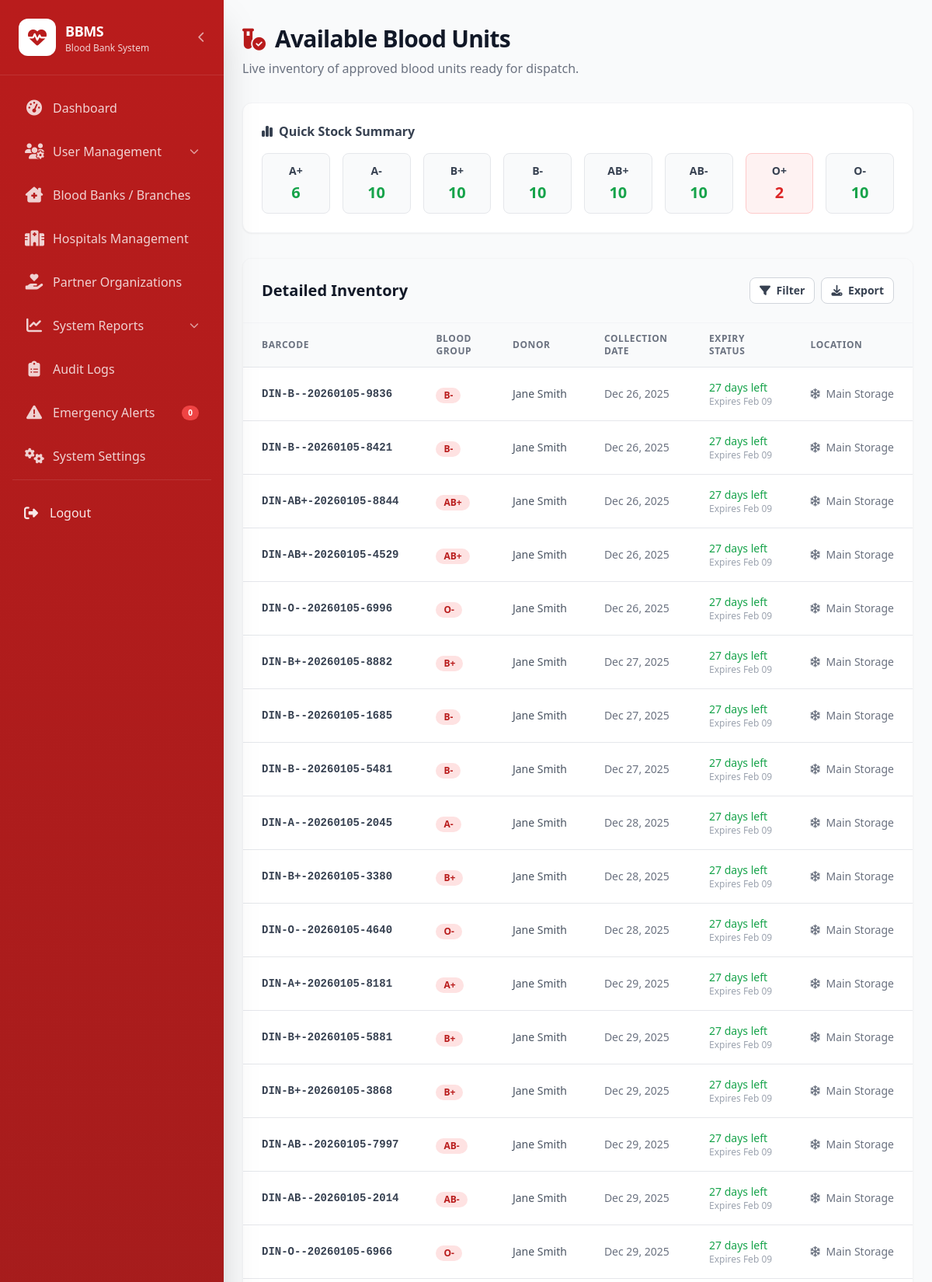
The page /dashboards/inventory/available-units.php (signed in, upper part) on the database its author committed.
### tables this page shows
CREATE TABLE `blood_units` (
  `unit_id` int(11) NOT NULL,
  `barcode` varchar(50) NOT NULL COMMENT 'Format: BB-YYYYMMDD-XXXX',
  `donor_id` int(11) NOT NULL,
  `blood_group` enum('A+','A-','B+','B-','AB+','AB-','O+','O-') NOT NULL,
  `volume_ml` int(11) DEFAULT 450 COMMENT 'Volume in milliliters',
  `collection_date` datetime NOT NULL,
  `expiry_date` date NOT NULL COMMENT 'Calculated as collection_date + 42 days',
  `status` enum('COLLECTED','TESTING','APPROVED','REJECTED','RESERVED','DISPATCHED','EXPIRED','DISPOSED') DEFAULT 'COLLECTED',
  `collected_by` int(11) DEFAULT NULL COMMENT 'User ID who collected the blood',
  `storage_location` varchar(50) DEFAULT NULL COMMENT 'Refrigerator/location identifier',
  `notes` text DEFAULT NULL,
  `created_at` timestamp NOT NULL DEFAULT current_timestamp(),
  `updated_at` timestamp NOT NULL DEFAULT current_timestamp() ON UPDATE current_timestamp()
);

CREATE TABLE `donors` (
  `donor_id` int(11) NOT NULL,
  `full_name` varchar(100) NOT NULL,
  `gender` enum('MALE','FEMALE') NOT NULL,
  `date_of_birth` date NOT NULL,
  `blood_group` enum('A+','A-','B+','B-','AB+','AB-','O+','O-') NOT NULL,
  `phone` varchar(20) NOT NULL,
  `email` varchar(100) DEFAULT NULL,
  `address` text DEFAULT NULL,
  `weight_kg` decimal(5,2) DEFAULT NULL COMMENT 'Weight in kilograms',
  `blood_pressure` varchar(20) DEFAULT NULL COMMENT 'Format: 120/80',
  `hemoglobin_level` decimal(4,2) DEFAULT NULL COMMENT 'g/dL',
  `medical_history` text DEFAULT NULL COMMENT 'Medical conditions, medications',
  `eligibility` enum('ELIGIBLE','NOT_ELIGIBLE','DEFERRED','PERMANENTLY_DEFERRED') DEFAULT 'NOT_ELIGIBLE',
  `deferral_reason` text DEFAULT NULL COMMENT 'Reason for deferral if not eligible',
  `deferral_until` date DEFAULT NULL COMMENT 'Date until which donor is deferred',
  `last_donation_date` date DEFAULT NULL,
  `total_donations` int(11) DEFAULT 0,
  `registered_by` int(11) DEFAULT NULL COMMENT 'User ID who registered the donor',
  `created_at` timestamp NOT NULL DEFAULT current_timestamp(),
  `updated_at` timestamp NOT NULL DEFAULT current_timestamp() ON UPDATE current_timestamp()
);

### dashboards/inventory/available-units.php (the view, shortened to what this page needs)
<?php
require_once '../../includes/sidebar.php';
$available_units = $conn->query("
    SELECT bu.*, d.full_name as donor_name
    FROM blood_units bu
    JOIN donors d ON bu.donor_id = d.donor_id
    WHERE bu.status = 'APPROVED' AND bu.expiry_date > CURDATE()
    ORDER BY bu.collection_date ASC
");
$stock_summary = [];
$blood_groups = ['A+', 'A-', 'B+', 'B-', 'AB+', 'AB-', 'O+', 'O-'];
foreach ($blood_groups as $group) {
    $stmt = $conn->prepare("
        SELECT COUNT(*) as count
        FROM blood_units
        WHERE blood_group = ? AND status = 'APPROVED' AND expiry_date > CURDATE()
    ");
    $stmt->bind_param("s", $group);
    $stmt->execute();
    $stock_summary[$group] = $stmt->get_result()->fetch_assoc()['count'];
}
?>
<!DOCTYPE html>
<html lang="en">
<head>
    <script src="https://cdn.tailwindcss.com"></script>
    <link rel="stylesheet" href="https://cdnjs.cloudflare.com/ajax/libs/font-awesome/6.4.0/css/all.min.css">
</head>
<body class="bg-gray-50 font-sans text-gray-900">
    <div class="main-content ml-0 md:ml-72 min-h-screen p-6 pt-20 md:pt-8 transition-all duration-300">
        <div class="mb-8">
             <div class="flex items-center gap-3 mb-2">
                <i class="fa-solid fa-vial-circle-check text-3xl text-blood-700"></i>
                <h1 class="text-3xl font-extrabold text-gray-900 tracking-tight">Available Blood Units</h1>
            </div>
            <p class="text-gray-500">Live inventory of approved blood units ready for dispatch.</p>
        </div>
        <div class="bg-white rounded-xl shadow-sm border border-gray-100 p-6 mb-8">
            <h3 class="font-bold text-gray-700 mb-4 flex items-center gap-2">
                <i class="fa-solid fa-chart-simple"></i> Quick Stock Summary
            </h3>
            <div class="grid grid-cols-4 md:grid-cols-8 gap-4">
                <?php foreach ($blood_groups as $group): ?>
                    <div class="text-center p-3 bg-gray-50 rounded-lg border <?= $stock_summary[$group] < 5 ? 'border-red-200 bg-red-50' : 'border-gray-200' ?> transition-transform hover:-translate-y-1">
                        <div class="font-bold text-gray-700 mb-1 text-sm"><?= $group ?></div>
                        <div class="text-xl font-black <?= $stock_summary[$group] < 5 ? 'text-red-600' : 'text-green-600' ?>">
                            <?= $stock_summary[$group] ?>
                        </div>
                    </div>
                <?php endforeach; ?>
            </div>
        </div>
        <div class="bg-white rounded-xl shadow-sm border border-gray-100 overflow-hidden">
            <div class="p-6 border-b border-gray-100 bg-gray-50 flex justify-between items-center">
                <h2 class="text-xl font-bold text-gray-900">Detailed Inventory</h2>
                <div class="flex gap-2">
                    <button class="bg-white border border-gray-300 text-gray-700 hover:bg-gray-50 px-3 py-1.5 rounded-lg text-sm font-semibold transition-colors">
                        <i class="fa-solid fa-filter mr-1"></i> Filter
                    </button>
                    <button class="bg-white border border-gray-300 text-gray-700 hover:bg-gray-50 px-3 py-1.5 rounded-lg text-sm font-semibold transition-colors">
                        <i class="fa-solid fa-download mr-1"></i> Export
                    </button>
                </div>
            </div>
            <div class="overflow-x-auto">
                <table class="min-w-full divide-y divide-gray-200">
                    <thead class="bg-gray-50">
                        <tr>
                            <th scope="col" class="px-6 py-3 text-left text-xs font-bold text-gray-500 uppercase tracking-wider">Barcode</th>
                            <th scope="col" class="px-6 py-3 text-left text-xs font-bold text-gray-500 uppercase tracking-wider">Blood Group</th>
                            <th scope="col" class="px-6 py-3 text-left text-xs font-bold text-gray-500 uppercase tracking-wider">Donor</th>
                            <th scope="col" class="px-6 py-3 text-left text-xs font-bold text-gray-500 uppercase tracking-wider">Collection Date</th>
                            <th scope="col" class="px-6 py-3 text-left text-xs font-bold text-gray-500 uppercase tracking-wider">Expiry Status</th>
                            <th scope="col" class="px-6 py-3 text-left text-xs font-bold text-gray-500 uppercase tracking-wider">Location</th>
                        </tr>
                    </thead>
                    <tbody class="bg-white divide-y divide-gray-200">
                        <?php if ($available_units->num_rows > 0): ?>
                            <?php while ($unit = $available_units->fetch_assoc()): ?>
                                <?php
                                $days_until_expiry = (strtotime($unit['expiry_date']) - time()) / (60 * 60 * 24);
                                $is_expiring_soon = $days_until_expiry <= 7;
                                ?>
                                <tr class="hover:bg-gray-50 transition-colors <?= $is_expiring_soon ? 'bg-yellow-50' : '' ?>">
                                    <td class="px-6 py-4 whitespace-nowrap font-mono text-sm font-bold text-gray-700">
                                        <?= $unit['barcode'] ?>
                                    </td>
                                    <td class="px-6 py-4 whitespace-nowrap">
                                        <span class="inline-flex items-center px-2.5 py-0.5 rounded-full text-xs font-bold bg-blood-100 text-blood-700">
                                            <?= $unit['blood_group'] ?>
                                        </span>
                                    </td>
                                    <td class="px-6 py-4 whitespace-nowrap text-sm text-gray-600">
                                        <?= htmlspecialchars($unit['donor_name']) ?>
                                    </td>
                                    <td class="px-6 py-4 whitespace-nowrap text-sm text-gray-500">
                                        <?= date('M d, Y', strtotime($unit['collection_date'])) ?>
                                    </td>
                                    <td class="px-6 py-4 whitespace-nowrap">
                                        <?php if ($is_expiring_soon): ?>
                                            <div class="flex flex-col">
                                                <span class="text-sm font-bold text-red-600"><?= floor($days_until_expiry) ?> days left</span>
                                                <span class="text-xs text-red-500">Expires <?= date('M d', strtotime($unit['expiry_date'])) ?></span>
                                            </div>
                                        <?php else: ?>
                                            <div class="flex flex-col">
                                                <span class="text-sm font-medium text-green-600"><?= floor($days_until_expiry) ?> days left</span>
                                                <span class="text-xs text-gray-400">Expires <?= date('M d', strtotime($unit['expiry_date'])) ?></span>
                                            </div>
                                        <?php endif; ?>
                                    </td>
                                    <td class="px-6 py-4 whitespace-nowrap text-sm text-gray-500">
                                        <i class="fa-regular fa-snowflake mr-1"></i> <?= htmlspecialchars($unit['storage_location'] ?? 'Main Storage') ?>
                                    </td>
                                </tr>
                            <?php endwhile; ?>
                        <?php endif; ?>
                    </tbody>
                </table>
            </div>
        </div>
    </div>
</body>
</html>

### rows shown on the page
blood_units: barcode "DIN-B--20260105-9836", blood_group "B-", donor.full_name "Jane Smith", collection_date "Dec 26, 2025", expiry_date "Feb 09", storage_location "Main Storage"
blood_units: barcode "DIN-B--20260105-8421", blood_group "B-", donor.full_name "Jane Smith", collection_date "Dec 26, 2025", expiry_date "Feb 09", storage_location "Main Storage"
blood_units: barcode "DIN-AB+-20260105-8844", blood_group "AB+", donor.full_name "Jane Smith", collection_date "Dec 26, 2025", expiry_date "Feb 09", storage_location "Main Storage"
blood_units: barcode "DIN-AB+-20260105-4529", blood_group "AB+", donor.full_name "Jane Smith", collection_date "Dec 26, 2025", expiry_date "Feb 09", storage_location "Main Storage"
blood_units: barcode "DIN-O--20260105-6996", blood_group "O-", donor.full_name "Jane Smith", collection_date "Dec 26, 2025", expiry_date "Feb 09", storage_location "Main Storage"
blood_units: barcode "DIN-B+-20260105-8882", blood_group "B+", donor.full_name "Jane Smith", collection_date "Dec 27, 2025", expiry_date "Feb 09", storage_location "Main Storage"
blood_units: barcode "DIN-B--20260105-1685", blood_group "B-", donor.full_name "Jane Smith", collection_date "Dec 27, 2025", expiry_date "Feb 09", storage_location "Main Storage"
blood_units: barcode "DIN-B--20260105-5481", blood_group "B-", donor.full_name "Jane Smith", collection_date "Dec 27, 2025", expiry_date "Feb 09", storage_location "Main Storage"
blood_units: barcode "DIN-A--20260105-2045", blood_group "A-", donor.full_name "Jane Smith", collection_date "Dec 28, 2025", expiry_date "Feb 09", storage_location "Main Storage"
blood_units: barcode "DIN-B+-20260105-3380", blood_group "B+", donor.full_name "Jane Smith", collection_date "Dec 28, 2025", expiry_date "Feb 09", storage_location "Main Storage"
blood_units: barcode "DIN-O--20260105-4640", blood_group "O-", donor.full_name "Jane Smith", collection_date "Dec 28, 2025", expiry_date "Feb 09", storage_location "Main Storage"
blood_units: barcode "DIN-A+-20260105-8181", blood_group "A+", donor.full_name "Jane Smith", collection_date "Dec 29, 2025", expiry_date "Feb 09", storage_location "Main Storage"
blood_units: barcode "DIN-B+-20260105-5881", blood_group "B+", donor.full_name "Jane Smith", collection_date "Dec 29, 2025", expiry_date "Feb 09", storage_location "Main Storage"
blood_units: barcode "DIN-B+-20260105-3868", blood_group "B+", donor.full_name "Jane Smith", collection_date "Dec 29, 2025", expiry_date "Feb 09", storage_location "Main Storage"
blood_units: barcode "DIN-AB--20260105-7997", blood_group "AB-", donor.full_name "Jane Smith", collection_date "Dec 29, 2025", expiry_date "Feb 09", storage_location "Main Storage"
blood_units: barcode "DIN-AB--20260105-2014", blood_group "AB-", donor.full_name "Jane Smith", collection_date "Dec 29, 2025", expiry_date "Feb 09", storage_location "Main Storage"
blood_units: barcode "DIN-O--20260105-6966", blood_group "O-", donor.full_name "Jane Smith", collection_date "Dec 29, 2025", expiry_date "Feb 09", storage_location "Main Storage"

### other values the page prints
$item['label'] "Dashboard"
$item['label'] "User Management"
$item['label'] "Blood Banks / Branches"
$item['label'] "Hospitals Management"
$item['label'] "Partner Organizations"
$item['label'] "System Reports"
$item['label'] "Audit Logs"
$item['label'] "Emergency Alerts"
get_badge_count($item['badge']) "0"
$item['label'] "System Settings"
$group "A+"
$stock_summary[$group] "6"
$group "A-"
$stock_summary[$group] "10"
$group "B+"
